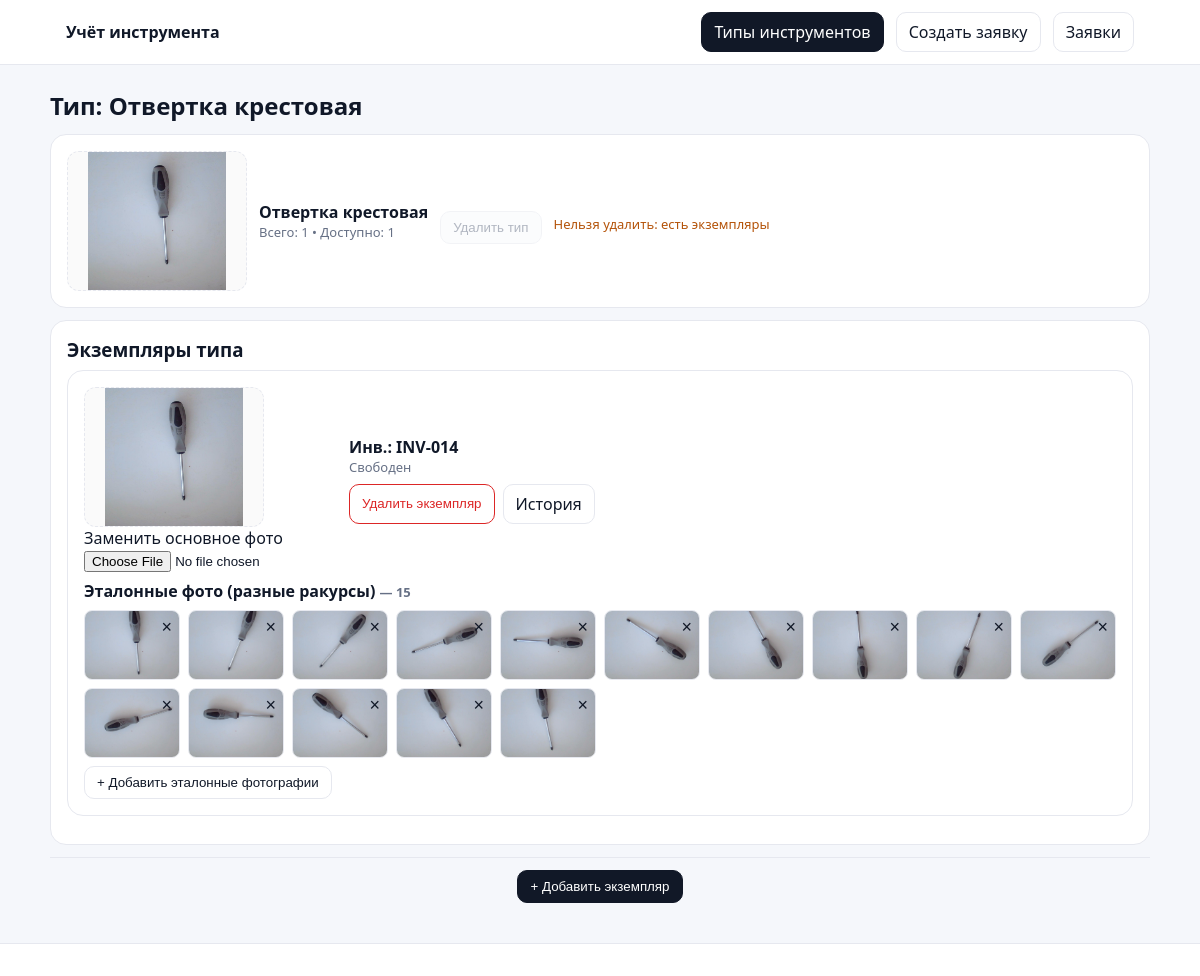
The app's page /types/14/edit with its own data.
### app.py (models this page shows)
class ToolType(db.Model):
    __tablename__ = 'tool_type'
    id = db.Column(db.Integer, primary_key=True)
    name = db.Column(db.String(160), nullable=False)
    photo_filename = db.Column(db.String(255), nullable=False)
    items = db.relationship('ToolItem', backref='type', cascade='all, delete-orphan')
    def photo_url(self):
        return url_for('uploaded_file', folder='types', filename=self.photo_filename) if self.photo_filename else None
    @property
    def total_count(self):
        return len(self.items)
    @property
    def available_count(self):
        return len([i for i in self.items if not i.is_blocked])

class ToolItem(db.Model):
    __tablename__ = 'tool_item'
    id = db.Column(db.Integer, primary_key=True)
    type_id = db.Column(db.Integer, db.ForeignKey('tool_type.id'), nullable=False)
    inv = db.Column(db.String(64), nullable=False, unique=True)
    photo_filename = db.Column(db.String(255), nullable=False)
    is_blocked = db.Column(db.Boolean, default=False)
    ref_photos = db.relationship('ToolItemRefPhoto', backref='tool_item', cascade='all, delete-orphan')
    def photo_url(self):
        return url_for('uploaded_file', folder='items', filename=self.photo_filename) if self.photo_filename else None

class ToolItemRefPhoto(db.Model):
    __tablename__ = 'tool_item_ref_photo'
    id = db.Column(db.Integer, primary_key=True)
    item_id = db.Column(db.Integer, db.ForeignKey('tool_item.id'), nullable=False)
    filename = db.Column(db.String(255), nullable=False)
    item = db.relationship('ToolItem')

### app.py (the view, shortened to what this page needs)
@app.route('/types/<int:type_id>/edit', methods=['GET', 'POST'])
def type_edit(type_id):
    t = ToolType.query.get_or_404(type_id)
    return render_template('edit_type.html', t=t)

### app.py (called while the page is built)
def seed_example_if_empty():
    if ToolType.query.count() > 0:
        return

@app.before_request
def init_db():
    db.create_all()
    seed_example_if_empty()

### templates/edit_type.html (shortened to what this page needs)
{% extends 'base.html' %}
{% block content %}
<h2>Тип: {{ t.name }}</h2>
<div class="card">
  <div class="tool">
    <div class="thumb big"><img src="{{ t.photo_url() }}" alt="{{ t.name }}"></div>
  <div class="tool-info">
    <div class="title">{{ t.name }}</div>
    <div class="muted">Всего: {{ t.total_count }} • Доступно: {{ t.available_count }}</div>
  </div>
  <div class="actions">
    <button class="btn btn-danger"
            type="submit"
            form="delete_type_form"
            {% if t.items|length > 0 %}disabled{% endif %}
            onclick="return confirm('Удалить этот тип?');">
      Удалить тип
    </button>
  </div>
  {% if t.items|length > 0 %}
    <div class="warn-note" style="margin-top:6px">Нельзя удалить: есть экземпляры</div>
  {% endif %}
  </div>
</div>
<div class="card">
  <h3>Экземпляры типа</h3>
  <div class="grid-list onecol">
    {% for it in t.items %}
    <div class="card">
        <div class="tool tool-split">
          <div class="media-col">
            <div class="thumb big"><img src="{{ it.photo_url() }}" alt="{{ it.inv }}"></div>
            <form method="post" enctype="multipart/form-data" class="replace-form">
              <label>Заменить основное фото</label>
              <div class="file-field">
                <input type="file" name="photo" accept="image/*"
                       onchange="this.form.submit()">
              </div>
            </form>
          </div>
          <div class="tool-info">
            <div class="title">Инв.: {{ it.inv }}</div>
            <div class="{{ 'text-warn' if it.is_blocked else 'muted' }}">
              {{ 'Заблокирован (в заявке)' if it.is_blocked else 'Свободен' }}
            </div>
            <div class="actions" style="margin-top:8px">
              <button class="btn btn-danger" type="submit" form="delete_item_form_{{ it.id }}"
                      onclick="return confirm('Удалить экземпляр {{ it.inv }}?');">Удалить экземпляр</button>
              <a class="btn" href="{{ url_for('item_history', item_id=it.id) }}">История</a>
            </div>
          </div>
        </div>
      <div class="subtitle" style="margin-top:8px">
        Эталонные фото (разные ракурсы) <span class="muted">— {{ it.ref_photos|length }}</span>
      </div>
      {% if it.ref_photos|length == 0 %}
        <div class="muted">Эталонных фото пока нет — добавьте ниже.</div>
      {% else %}
      <div class="ref-thumbs">
        {% for ref in it.ref_photos %}
          <div class="ref-thumb">
            <a href="{{ url_for('uploaded_file', folder='items', filename=ref.filename) }}" target="_blank" title="Открыть оригинал">
              <img src="{{ url_for('uploaded_file', folder='items', filename=ref.filename) }}" alt="ref {{ loop.index }}">
            </a>
            <form class="thumb-remove-form" method="post"
                  action="{{ url_for('delete_item_ref', item_id=it.id, ref_id=ref.id) }}"
                  onsubmit="return confirm('Удалить эталон?');">
              <button class="thumb-remove" type="submit" {% if it.is_blocked %}disabled{% endif %}>×</button>
            </form>
          </div>
        {% endfor %}
      </div>
      {% endif %}
      <div class="actions" style="justify-content:flex-start;margin-top:8px">
        <button class="btn btn-outline" type="button"
                onclick="openRefModal('{{ it.id }}')"
                {% if it.is_blocked %}disabled{% endif %}>
          + Добавить эталонные фотографии
        </button>
      </div>
    </div>
    {% endfor %}
  </div>
</div>
<hr style="margin:12px 0;border:none;border-top:1px solid #e6e8ef">
<div class="actions" style="justify-content:center">
  <button class="btn btn-primary" type="button" onclick="openAddItemModal()">+ Добавить экземпляр</button>
</div>
{% endblock %}

### static/styles.css (style rules this page uses)
:root { --bg:#f5f7fb; --card:#fff; --border:#e6e8ef; --text:#101828; --muted:#667085; --ok:#16a34a; --warn:#b45309; --danger:#dc2626 }
* { box-sizing:border-box }
body { margin:0; font-family:system-ui,-apple-system,Segoe UI,Roboto,Ubuntu,'Helvetica Neue',Arial,sans-serif; color:var(--text); background:var(--bg) }
h2 { margin:8px 0 12px 0 }
h3 { margin:0 0 8px 0 }
.subtitle { font-weight:600;margin-bottom:8px }
.muted { color:var(--muted);font-size:13px }
.btn { display:inline-block;padding:8px 12px;border-radius:10px;border:1px solid var(--border); text-decoration:none;color:var(--text);background:#fff;cursor:pointer;transition:all .15s }
.btn-primary { background:#111827;color:#fff;border-color:#111827 }
.btn-outline { background:#fff }
.btn-danger { border-color:var(--danger);color:var(--danger) }
.card { background:var(--card); border:1px solid var(--border); border-radius:16px; padding:16px; margin-bottom:12px; overflow:visible; }
.grid-list { display:grid;grid-template-columns:repeat(auto-fill,minmax(260px,1fr));gap:12px }
.grid-list.onecol { grid-template-columns:1fr }
.actions { display:flex;justify-content:flex-end;gap:8px;margin-top:12px }
.tool { display:flex;gap:12px;align-items:center }
.thumb { width:140px;height:110px;border:1px dashed var(--border);border-radius:12px; display:flex;align-items:center;justify-content:center;overflow:hidden;background:#fafafa }
.thumb.big { width:180px;height:140px }
.thumb img { width:100%;height:100%;object-fit:contain }
.tool-info .title { font-weight:600 }
.file-field { display:block;width:100%;max-width:100% }
.ref-thumbs { display:grid; grid-template-columns:repeat(auto-fill,minmax(90px,1fr)); gap:8px; margin-top:8px }
.ref-thumbs img { width:100%; height:70px; object-fit:cover; border-radius:8px; border:1px solid var(--border) }
.ref-thumb { position:relative; }
.ref-thumb img { display:block; }
.thumb-remove-form { position:absolute; top:2px; right:2px; }
.thumb-remove { appearance:none; -webkit-appearance:none; background:transparent; border:none; padding:0; margin:0; color:#0b0b0b; font-size:18px; line-height:1; cursor:pointer; }
.btn:disabled, .btn[disabled], button.btn:disabled, .btn.disabled, .btn[aria-disabled="true"] { opacity:.5; color:var(--muted); background:#f8fafc; border-color:var(--border); cursor:not-allowed; pointer-events:none; box-shadow:none; }
.btn-danger:disabled, .btn-danger[disabled] { background:#fecaca; border-color:#fecaca; color:#7f1d1d; }
.thumb-remove { position:absolute; top:6px; right:6px; background:none; border:none; padding:0; margin:0; font-size:18px; line-height:1; color:#111827; cursor:pointer; }
.warn-note { color: var(--warn); font-size: 13px; }

### records on screen
ToolType: name "Отвертка крестовая", photo_url (picture)
ToolItem: available_count "1", photo_url (picture), inv "INV-014", is_blocked "Свободен", ref_photos|length "15"
ToolItemRefPhoto: filename (picture)
ToolItemRefPhoto: filename (picture)
ToolItemRefPhoto: filename (picture)
ToolItemRefPhoto: filename (picture)
ToolItemRefPhoto: filename (picture)
ToolItemRefPhoto: filename (picture)
ToolItemRefPhoto: filename (picture)
ToolItemRefPhoto: filename (picture)
ToolItemRefPhoto: filename (picture)
ToolItemRefPhoto: filename (picture)
ToolItemRefPhoto: filename (picture)
ToolItemRefPhoto: filename (picture)
ToolItemRefPhoto: filename (picture)
ToolItemRefPhoto: filename (picture)
ToolItemRefPhoto: filename (picture)

### other values on screen
{{ t.total_count }} "1"
